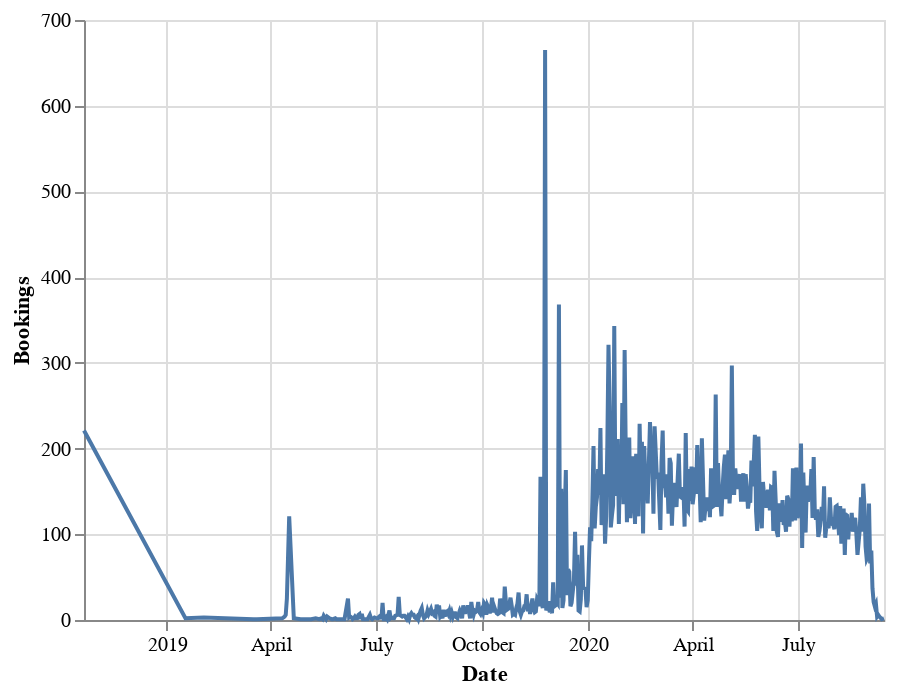

Write notebook code for a chart like this one.
### Code cell
line_chart = alt.Chart(data_final).mark_line().encode(
    x=alt.X('reservation_status_date:T',title='Date'),
    y=alt.Y('reservation_status:Q',title='Bookings'),
)

line_chart

### Figure 1 — Vega-Lite specification as saved in the notebook (floating-point values rounded to 4 significant figures; data arrays with more than 128 entries replaced by an {"elided": "..."} marker saying what was removed)
{"config": {"view": {"continuousWidth": 400, "continuousHeight": 300}}, "data": {"name": "data-5e4ea613d36a5b8dc02c2b46c0228912"}, "mark": "line", "encoding": {"x": {"field": "reservation_status_date", "title": "Date", "type": "temporal"}, "y": {"field": "reservation_status", "title": "Bookings", "type": "quantitative"}}, "$schema": "https://vega.github.io/schema/vega-lite/v4.17.0.json", "datasets": {"data-5e4ea613d36a5b8dc02c2b46c0228912": {"elided": "484 records"}}}
